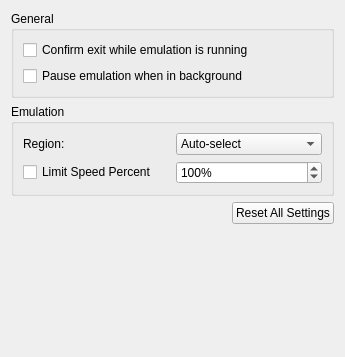
<?xml version="1.0" encoding="UTF-8"?>
<ui version="4.0">
 <class>ConfigureGeneral</class>
 <widget class="QWidget" name="ConfigureGeneral">
  <property name="geometry">
   <rect>
    <x>0</x>
    <y>0</y>
    <width>345</width>
    <height>357</height>
   </rect>
  </property>
  <property name="windowTitle">
   <string>Form</string>
  </property>
  <layout class="QHBoxLayout" name="horizontalLayout">
   <item>
    <layout class="QVBoxLayout" name="verticalLayout">
     <item>
      <widget class="QGroupBox" name="groupBox">
       <property name="title">
        <string>General</string>
       </property>
       <layout class="QVBoxLayout" name="verticalLayout_5">
        <item>
         <widget class="QCheckBox" name="toggle_check_exit">
          <property name="text">
           <string>Confirm exit while emulation is running</string>
          </property>
         </widget>
        </item>
        <item>
         <widget class="QCheckBox" name="toggle_background_pause">
          <property name="text">
           <string>Pause emulation when in background</string>
          </property>
         </widget>
        </item>
       </layout>
      </widget>
     </item>
     <item>
      <widget class="QGroupBox" name="groupBox_4">
       <property name="title">
        <string>Emulation</string>
       </property>
       <layout class="QGridLayout" name="gridLayout">
        <item row="0" column="0">
         <widget class="QLabel" name="label">
          <property name="text">
           <string>Region:</string>
          </property>
         </widget>
        </item>
        <item row="0" column="1">
         <widget class="QComboBox" name="region_combobox">
          <item>
           <property name="text">
            <string>Auto-select</string>
           </property>
          </item>
          <item>
           <property name="text">
            <string notr="true">JPN</string>
           </property>
          </item>
          <item>
           <property name="text">
            <string notr="true">USA</string>
           </property>
          </item>
          <item>
           <property name="text">
            <string notr="true">EUR</string>
           </property>
          </item>
          <item>
           <property name="text">
            <string notr="true">AUS</string>
           </property>
          </item>
          <item>
           <property name="text">
            <string notr="true">CHN</string>
           </property>
          </item>
          <item>
           <property name="text">
            <string notr="true">KOR</string>
           </property>
          </item>
          <item>
           <property name="text">
            <string notr="true">TWN</string>
           </property>
          </item>
         </widget>
        </item>
        <item row="1" column="0">
         <widget class="QCheckBox" name="toggle_frame_limit">
          <property name="text">
           <string>Limit Speed Percent</string>
          </property>
         </widget>
        </item>
        <item row="1" column="1">
         <widget class="QSpinBox" name="frame_limit">
          <property name="suffix">
           <string>%</string>
          </property>
          <property name="minimum">
           <number>1</number>
          </property>
          <property name="maximum">
           <number>9999</number>
          </property>
          <property name="value">
           <number>100</number>
          </property>
         </widget>
        </item>
       </layout>
      </widget>
     </item>
     <item alignment="Qt::AlignRight">
      <widget class="QPushButton" name="button_reset_defaults">
       <property name="text">
        <string>Reset All Settings</string>
       </property>
      </widget>
     </item>
     <item>
      <spacer name="verticalSpacer">
       <property name="orientation">
        <enum>Qt::Vertical</enum>
       </property>
       <property name="sizeHint" stdset="0">
        <size>
         <width>20</width>
         <height>40</height>
        </size>
       </property>
      </spacer>
     </item>
    </layout>
   </item>
  </layout>
 </widget>
 <resources/>
 <connections/>
</ui>
